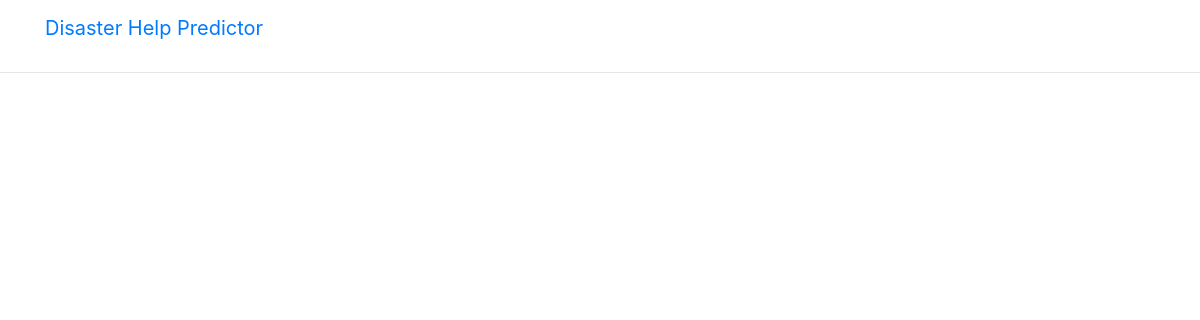
Before: /blog/dclass/6 with the older database file.
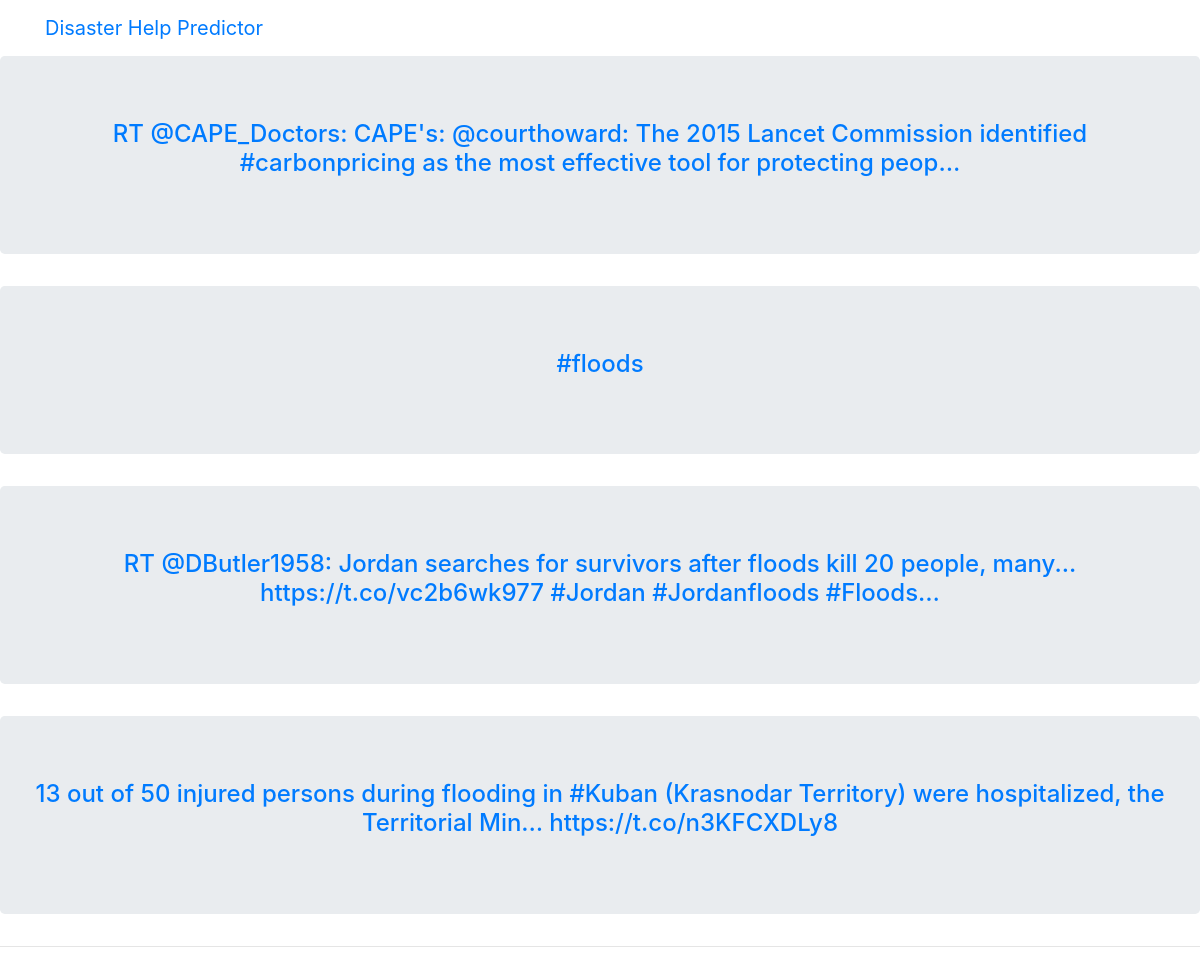
After: the same page with the newer database file.
### blog/models/post.py (models this page shows, shortened)
class Post(models.Model):
    body = models.TextField()
    pub_date = models.DateTimeField('date published', auto_now_add=True)
    clss = models.IntegerField()
    location = models.TextField()

### blog/views/post_cls.py (the view)
# urls.py: path('dclass/<int:pk>', PostClassView.as_view(), name='post_clas'),
class PostClassView(generic.DetailView):
    model = Post
    template_name = 'blog/post_class.html'
    def get_context_data(self, **kwargs):
        context = super().get_context_data(**kwargs)
        context['posts'] = Post.objects.filter(clss=self.kwargs['pk'])
        context['classes'] = classes
        return context

### blog/templates/blog/post_class.html
{% extends "blog/base.html" %}
{% block content %}
      <div class="row-center">
        <div class="col-xs-12">
          {% for post in posts %}
          <div class="jumbotron my-6">
            <h4 class="card-title" style="text-align: center;"><a href="{% url 'blog:post' post.pk %}">{{ post.body }}</a></h4>
              </div>
            {% endfor %}
            </div>
          </div>
{% endblock content %}

### blog/templates/blog/base.html (shortened to what this page needs)
{% load static %}
<!DOCTYPE html>
<html lang="en">
<head>
    <link href="http://cdn.jsdelivr.net/webjars/bootstrap/3.3.4/css/bootstrap.min.css"
          rel="stylesheet" media="screen"/>
    <link rel="stylesheet" type="text/css" href="{% static 'blog/main.css' %}"/>
</head>
<body>
<nav class="navbar navbar-inverse">
    <div class="container">
        <div class="navbar-header">
            <a class="navbar-brand" href="{% url 'blog:home' %}">Disaster Help Predictor</a>
        </div>
    </div>
</nav>
<div id="content">
    {% block content %}{% endblock %}
</div>
<hr>
<div class="container">
    <div class="row">
        <div class="col-sm-12">
        </div>
    </div>
</div>
</body>
</html>

### blog/static/blog/main.css (style rules this page uses)
a { transition: all .2s; }

Changed rows visible on the page:
added Post: body "RT @CAPE_Doctors: CAPE's: @courthoward: The 2015 Lancet Commission identified #carbonpricing as the most effective tool for protecting peop…"
added Post: body "#floods"
added Post: body "RT @DButler1958: Jordan searches for survivors after floods kill 20 people, many... https://t.co/vc2b6wk977 #Jordan #Jordanfloods #Floods…"
added Post: body "13 out of 50 injured persons during flooding in #Kuban (Krasnodar Territory) were hospitalized, the Territorial Min… https://t.co/n3KFCXDLy8"
